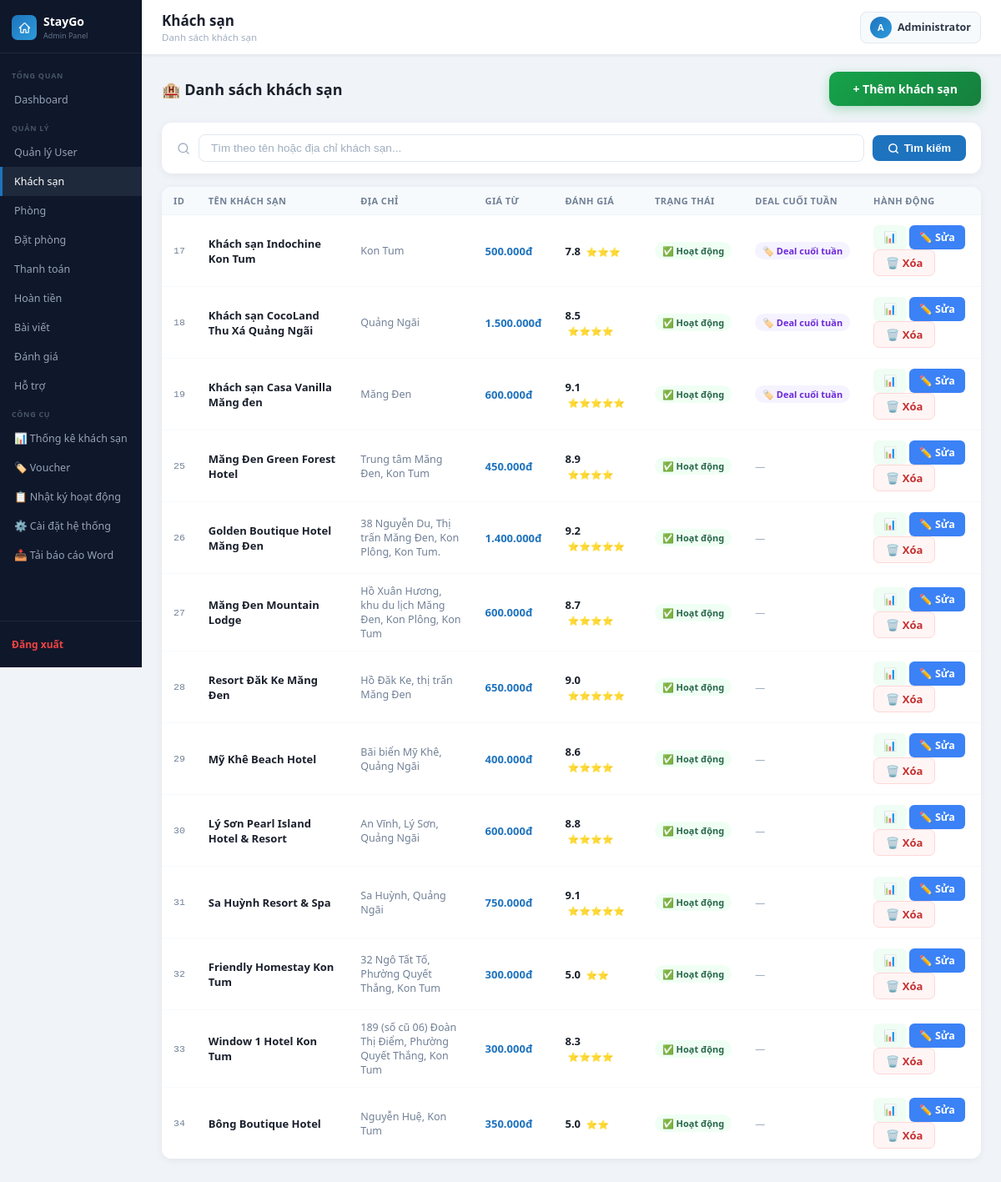
The page /admin_lvhuy_kontum/hotels.php (signed in) on the database its author committed.
### tables this page shows
CREATE TABLE `hotels` (
  `id` int(11) NOT NULL,
  `name` varchar(150) DEFAULT NULL,
  `address` varchar(255) DEFAULT NULL,
  `description` text DEFAULT NULL,
  `image` varchar(255) DEFAULT NULL,
  `created_at` timestamp NOT NULL DEFAULT current_timestamp(),
  `updated_at` timestamp NULL DEFAULT NULL ON UPDATE current_timestamp(),
  `location_id` int(11) DEFAULT NULL,
  `rating` decimal(2,1) DEFAULT 0.0,
  `review_text` varchar(50) DEFAULT NULL,
  `review_count` int(11) DEFAULT 0,
  `price` int(11) DEFAULT NULL,
  `old_price` int(11) DEFAULT NULL,
  `checkin_time` varchar(10) DEFAULT '14:00',
  `checkout_time` varchar(10) DEFAULT '12:00',
  `is_active` tinyint(1) DEFAULT 0,
  `is_weekend_deal` tinyint(1) NOT NULL DEFAULT 0,
  `star_category` tinyint(1) NOT NULL DEFAULT 3 COMMENT '1-5 sao (hang khach san)'
);

### admin_lvhuy_kontum/hotels.php (the view, shortened to what this page needs)
<?php
include("../config/database.php");
include("../includes/admin_header.php");
$search     = trim($_GET['search'] ?? '');
$per_page   = 15;
$page       = max(1, (int)($_GET['p'] ?? 1));
$where = '';
$total_rows  = $conn->query("SELECT COUNT(*) as c FROM hotels $where")->fetch_assoc()['c'];
$total_pages = max(1, (int)ceil($total_rows / $per_page));
$page        = min($page, $total_pages);
$offset      = ($page - 1) * $per_page;
$result = $conn->query("SELECT * FROM hotels $where ORDER BY id ASC LIMIT $per_page OFFSET $offset");
?>
<div class="page-header">
    <h2>🏨 Danh sách khách sạn</h2>
    <a href="add_hotel.php" class="btn btn-add" style="margin-bottom:0">+ Thêm khách sạn</a>
</div>
<form method="GET" action="">
    <div class="search-bar">
        <svg width="16" height="16" fill="none" viewBox="0 0 24 24" stroke="#a0aec0" stroke-width="2" style="flex-shrink:0">
            <circle cx="11" cy="11" r="8"/><path stroke-linecap="round" d="M21 21l-4.35-4.35"/>
        </svg>
        <input type="text" name="search"
            placeholder="Tìm theo tên hoặc địa chỉ khách sạn..."
            value="<?= htmlspecialchars($search) ?>">
        <button type="submit" class="btn-search">
            <svg width="14" height="14" fill="none" viewBox="0 0 24 24" stroke="currentColor" stroke-width="2.5">
                <circle cx="11" cy="11" r="8"/><path stroke-linecap="round" d="M21 21l-4.35-4.35"/>
            </svg>
            Tìm kiếm
        </button>
    </div>
</form>
<div class="section-card">
    <table>
        <thead>
            <tr>
                <th>ID</th>
                <th>Tên khách sạn</th>
                <th>Địa chỉ</th>
                <th>Giá từ</th>
                <th>Đánh giá</th>
                <th>Trạng thái</th>
                <th>Deal cuối tuần</th>
                <th>Hành động</th>
            </tr>
        </thead>
        <tbody>
        <?php if ($result->num_rows === 0): ?>
            <tr>
                <td colspan="8" style="text-align:center;color:#a0aec0;padding:40px">
                    <?= $search ? 'Không tìm thấy khách sạn nào với từ khóa "<strong>' . htmlspecialchars($search) . '</strong>"' : 'Chưa có khách sạn nào' ?>
                </td>
            </tr>
        <?php else: ?>
            <?php while ($row = $result->fetch_assoc()):
                $hotel_name = htmlspecialchars($row['name']);
                $address    = htmlspecialchars($row['address'] ?? '');
                $rating = (float)($row['rating'] ?? 0);
                $stars  = $rating >= 9 ? '⭐⭐⭐⭐⭐' : ($rating >= 8 ? '⭐⭐⭐⭐' : ($rating >= 7 ? '⭐⭐⭐' : '⭐⭐'));
            ?>
            <tr>
                <td class="td-order"><?= $row['id'] ?></td>
                <td class="td-name"><?= $hotel_name ?></td>
                <td style="color:#718096;max-width:280px;font-size:12.5px"><?= $address ?></td>
                <td class="td-price"><?= $row['price'] ? number_format($row['price'], 0, ',', '.') . 'đ' : '—' ?></td>
                <td>
                    <?php if ($rating > 0): ?>
                        <span style="font-weight:700;color:#1a202c"><?= number_format($rating, 1) ?></span>
                        <span style="font-size:11px;color:#718096;margin-left:3px"><?= $stars ?></span>
                    <?php else: ?>
                        <span style="color:#a0aec0">—</span>
                    <?php endif; ?>
                </td>
                <td>
                    <?php if (($row['is_active'] ?? 0) == 1): ?>
                        <span class="status-badge" style="color:#276749;background:#f0fff4">✅ Hoạt động</span>
                    <?php else: ?>
                        <span class="status-badge" style="color:#c53030;background:#fff5f5">⏸ Tạm dừng</span>
                    <?php endif; ?>
                </td>
                <td>
                    <?php if (($row['is_weekend_deal'] ?? 0) == 1): ?>
                        <span class="status-badge" style="color:#6d28d9;background:#f5f3ff">🏷️ Deal cuối tuần</span>
                    <?php else: ?>
                        <span style="color:#a0aec0;font-size:12px">—</span>
                    <?php endif; ?>
                </td>
                <td>
                    <a href="hotel_stats.php?id=<?= $row['id'] ?>" class="btn btn-edit" style="background:#f0fdf4;color:#166534;border-color:#bbf7d0">📊</a>
                    <a href="manage_hotel.php?id=<?= $row['id'] ?>" class="btn btn-edit">✏️ Sửa</a>
                    <a href="manage_hotel.php?id=<?= $row['id'] ?>&action=delete"
                       class="btn btn-delete"
                       onclick="return confirm('Xóa khách sạn «<?= addslashes($row['name']) ?>»?')">🗑️ Xóa</a>
                </td>
            </tr>
            <?php endwhile; ?>
        <?php endif; ?>
        </tbody>
    </table>
</div>
<?php include("../includes/admin_footer.php"); ?>

### assets/css/admin.css (style rules this page uses)
*, *::before, *::after { box-sizing: border-box; margin: 0; padding: 0; }
body { font-family: 'Segoe UI', Arial, sans-serif; background: #f0f4f8; color: #1a202c; }
svg { display: inline-block; vertical-align: middle; overflow: hidden; flex-shrink: 0; }
.page-header { display: flex; align-items: center; justify-content: space-between; margin-bottom: 20px; }
.page-header h2 { font-size: 18px; font-weight: 700; color: #1a202c; }
.section-card { background: #fff; border-radius: 12px; box-shadow: 0 2px 10px rgba(0,0,0,.06); overflow: hidden; margin-bottom: 24px; }
table { width: 100%; border-collapse: collapse; background: #fff; }
th { background: #f7fafc; font-size: 11px; font-weight: 700; text-transform: uppercase; letter-spacing: .4px; color: #718096; padding: 9px 14px; text-align: left; border-bottom: 1px solid #f0f4f8; white-space: nowrap; }
td { padding: 12px 14px; font-size: 13px; color: #2d3748; border-bottom: 1px solid #f7fafc; vertical-align: middle; }
tr:last-child td { border-bottom: none; }
.td-order { font-family: monospace; font-size: 11.5px; color: #718096; }
.td-name { font-weight: 600; color: #1a202c; }
.td-price { font-weight: 700; color: #1e73be; }
.status-badge { display: inline-block; padding: 3px 9px; border-radius: 20px; font-size: 11px; font-weight: 600; white-space: nowrap; }
.btn { padding: 6px 12px; border-radius: 6px; text-decoration: none; font-size: 12.5px; font-weight: 600; display: inline-block; border: none; cursor: pointer; transition: background .15s; }
.btn-edit { background: #3b82f6; color: #fff; }
.btn-delete { background: #ef4444; color: #fff; }
.btn-add { display: inline-flex; align-items: center; gap: 6px; background: linear-gradient(135deg, #16a34a, #15803d); color: #fff; padding: 11px 28px; border-radius: 10px; font-size: 14px; font-weight: 700; border: none; cursor: pointer; transition: all .2s; box-shadow: 0 4px 14px rgba(22,163,74,.3); text-decoration: none; white-space: nowrap; }
.search-bar { display: flex; gap: 10px; align-items: center; background: #fff; padding: 14px 18px; border-radius: 12px; box-shadow: 0 2px 10px rgba(0,0,0,.06); margin-bottom: 16px; }
.search-bar input { flex: 1; padding: 8px 14px; border: 1px solid #e2e8f0; border-radius: 8px; font-size: 13.5px; color: #2d3748; outline: none; transition: border-color .2s; }
.search-bar input::placeholder { color: #a0aec0; }
.btn-search { background: #1e73be; color: #fff; padding: 8px 18px; border-radius: 8px; font-size: 13px; font-weight: 600; border: none; cursor: pointer; display: inline-flex; align-items: center; gap: 6px; transition: background .15s; }
.btn-delete { display: inline-block; padding: 6px 14px; background: #fff5f5; border: 1.5px solid #fed7d7; color: #c53030; border-radius: 7px; font-size: 13px; font-weight: 700; text-decoration: none; cursor: pointer; transition: all .2s; }

### rows shown on the page
hotels: id "17", name "Khách sạn Indochine Kon Tum", address "Kon Tum", price "500.000", rating "7.8", rating "⭐⭐⭐", is_active "✅ Hoạt động", is_weekend_deal "🏷️ Deal cuối tuần"
hotels: id "18", name "Khách sạn CocoLand Thu Xá Quảng Ngãi", address "Quảng Ngãi", price "1.500.000", rating "8.5", rating "⭐⭐⭐⭐", is_active "✅ Hoạt động", is_weekend_deal "🏷️ Deal cuối tuần"
hotels: id "19", name "Khách sạn Casa Vanilla Măng đen", address "Măng Đen", price "600.000", rating "9.1", rating "⭐⭐⭐⭐⭐", is_active "✅ Hoạt động", is_weekend_deal "🏷️ Deal cuối tuần"
hotels: id "25", name "Măng Đen Green Forest Hotel", address "Trung tâm Măng Đen, Kon Tum", price "450.000", rating "8.9", rating "⭐⭐⭐⭐", is_active "✅ Hoạt động"
hotels: id "26", name "Golden Boutique Hotel Măng Đen", address "38 Nguyễn Du, Thị trấn Măng Đen, Kon Plông, Kon Tum.", price "1.400.000", rating "9.2", rating "⭐⭐⭐⭐⭐", is_active "✅ Hoạt động"
hotels: id "27", name "Măng Đen Mountain Lodge", address "Hồ Xuân Hương, khu du lịch Măng Đen, Kon Plông, Kon Tum", price "600.000", rating "8.7", rating "⭐⭐⭐⭐", is_active "✅ Hoạt động"
hotels: id "28", name "Resort Đăk Ke Măng Đen", address "Hồ Đăk Ke, thị trấn Măng Đen", price "650.000", rating "9.0", rating "⭐⭐⭐⭐⭐", is_active "✅ Hoạt động"
hotels: id "29", name "Mỹ Khê Beach Hotel", address "Bãi biển Mỹ Khê, Quảng Ngãi", price "400.000", rating "8.6", rating "⭐⭐⭐⭐", is_active "✅ Hoạt động"
hotels: id "30", name "Lý Sơn Pearl Island Hotel & Resort", address "An Vĩnh, Lý Sơn, Quảng Ngãi", price "600.000", rating "8.8", rating "⭐⭐⭐⭐", is_active "✅ Hoạt động"
hotels: id "31", name "Sa Huỳnh Resort & Spa", address "Sa Huỳnh, Quảng Ngãi", price "750.000", rating "9.1", rating "⭐⭐⭐⭐⭐", is_active "✅ Hoạt động"
hotels: id "32", name "Friendly Homestay Kon Tum", address "32 Ngô Tất Tố, Phường Quyết Thắng, Kon Tum", price "300.000", rating "5.0", rating "⭐⭐", is_active "✅ Hoạt động"
hotels: id "33", name "Window 1 Hotel Kon Tum", address "189 (số cũ 06) Đoàn Thị Điểm, Phường Quyết Thắng, Kon Tum", price "300.000", rating "8.3", rating "⭐⭐⭐⭐", is_active "✅ Hoạt động"
hotels: id "34", name "Bông Boutique Hotel", address "Nguyễn Huệ, Kon Tum", price "350.000", rating "5.0", rating "⭐⭐", is_active "✅ Hoạt động"

### other values the page prints
$page_title "Khách sạn"
$page_subtitle "Danh sách khách sạn"
$admin_avatar "A"
$admin_name "Administrator"
